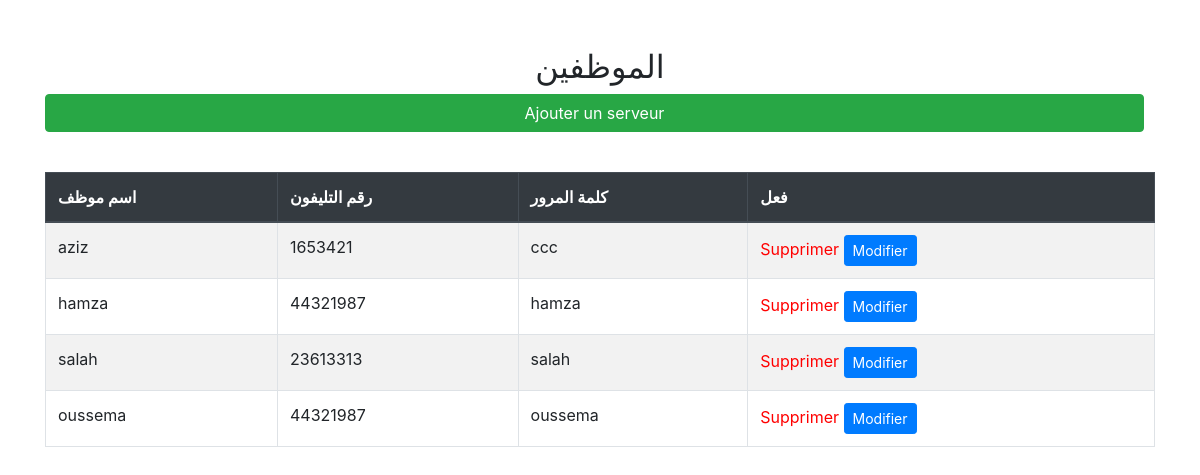
/Seveurs.php, run on an earlier commit of the app's database.
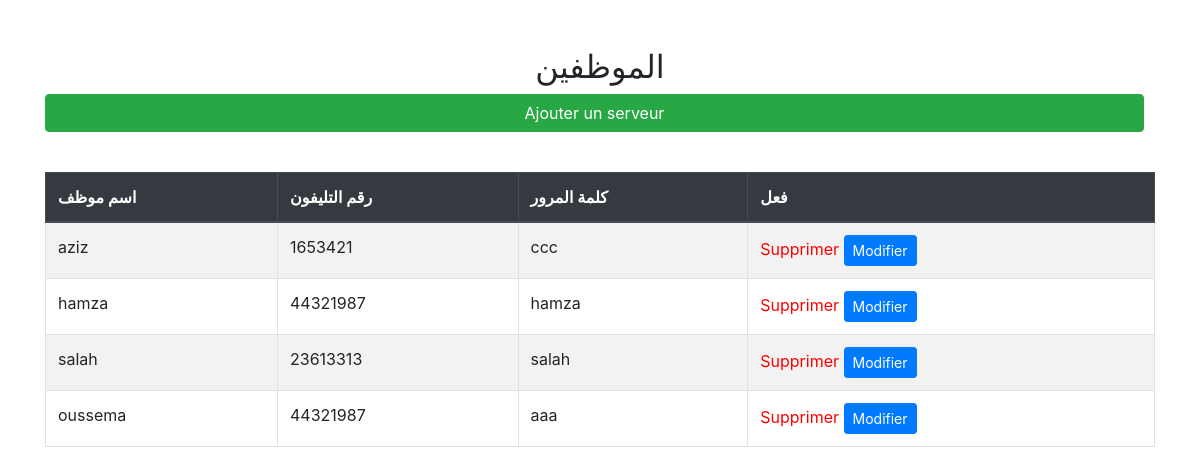
And on a later commit of the database.
### tables this page shows
CREATE TABLE `serveur` (
  `id_serveur` int(11) NOT NULL,
  `nom` varchar(50) NOT NULL,
  `numtel` varchar(15) DEFAULT NULL,
  `motdepasse` varchar(255) NOT NULL
);

### Seveurs.php (the view, shortened to what this page needs)
<?php
$servername = "localhost";
$username = "root";
$password = "";
$dbname = "cafe";
$conn = new mysqli($servername, $username, $password, $dbname);
$sql = "SELECT id_serveur, nom, numtel , motdepasse FROM serveur";
$result = $conn->query($sql);
?>
<!DOCTYPE html>
<html lang="fr">
<head>
    <link rel="stylesheet" href="https://stackpath.bootstrapcdn.com/bootstrap/4.5.2/css/bootstrap.min.css">
</head>
<body>
<div class="container mt-5">
<h2 class="text-center">الموظفين</h2>
<button class="btn btn-success mb-3 text-align:center;" onclick="openAddModal()" style="width:99%;text-align:center;">Ajouter un serveur</button>
    <table class="table table-bordered table-striped mt-4">
        <thead class="thead-dark">
            <tr>
                <th>اسم موظف</th>
                <th>رقم التليفون</th>
                <th>
                كلمة المرور
                </th>
                <th>فعل</th>
            </tr>
        </thead>
        <tbody>
    <?php if ($result->num_rows > 0): ?>
        <?php while($row = $result->fetch_assoc()): ?>
            <tr>
                <td><?php echo htmlspecialchars($row['nom']); ?></td>
                <td><?php echo htmlspecialchars($row['numtel']); ?></td>
                <td><?php echo htmlspecialchars($row['motdepasse']); ?></td>
                <td>
                    <a href="?delete_id=<?php echo $row['id_serveur']; ?>" class="delete-button" onclick="return confirm('Êtes-vous sûr de vouloir supprimer ce serveur ?');">Supprimer</a>
                    <button class="btn btn-primary btn-sm"
        onclick="openEditModal(
            <?php echo $row['id_serveur']; ?>,
            '<?php echo htmlspecialchars($row['nom']); ?>',
            '<?php echo htmlspecialchars($row['numtel']); ?>',
            '<?php echo htmlspecialchars($row['motdepasse']); ?>'
        )">Modifier</button>
                </td>
            </tr>
        <?php endwhile; ?>
    <?php else: ?>
        <tr>
            <td colspan="4" class="text-center">لم يتم العثور على خوادم.</td>
        </tr>
    <?php endif; ?>
</tbody>
    </table>
</div>
</body>
</html>

What changed in the data, as far as the page shows it:
changed serveur "oussema": motdepasse "oussema" → "aaa"
